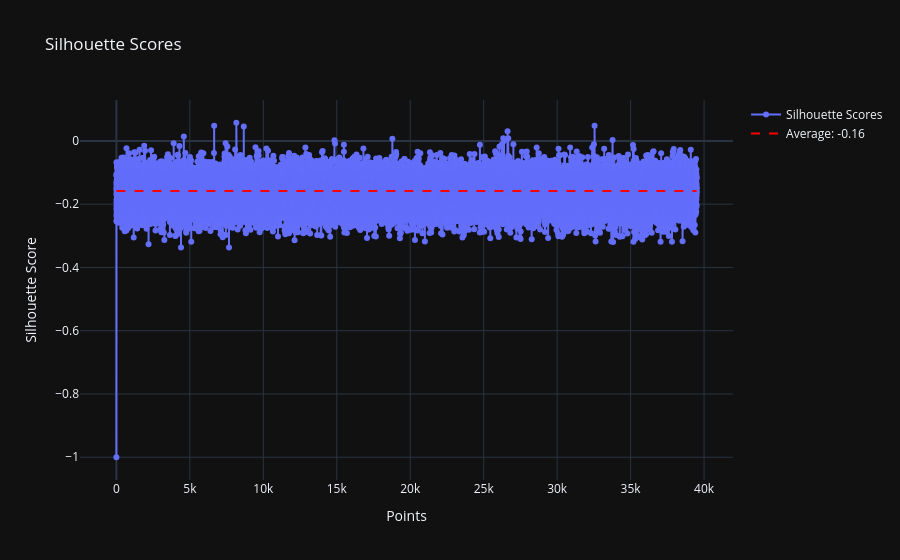

The cell this chart's notebook holds for it:
### Code cell
EvalClustering.plot_single_result(results["silhouette_score"]).show()

### Figure 1 — Plotly figure (JSON) as saved in the notebook; plotly's stock layout.template omitted (floating-point values rounded to 4 significant figures; data arrays with more than 128 entries replaced by an {"elided": "..."} marker saying what was removed)
{"data": [{"mode": "lines+markers", "name": "Silhouette Scores", "x": {"elided": "39493 int values"}, "y": {"elided": "39493 float values"}, "type": "scatter"}, {"line": {"color": "red", "dash": "dash"}, "mode": "lines", "name": "Average: -0.16", "x": [0, 39492], "y": [-0.1585, -0.1585], "type": "scatter"}], "layout": {"title": {"text": "Silhouette Scores"}, "xaxis": {"title": {"text": "Points"}}, "yaxis": {"title": {"text": "Silhouette Score"}}}}
